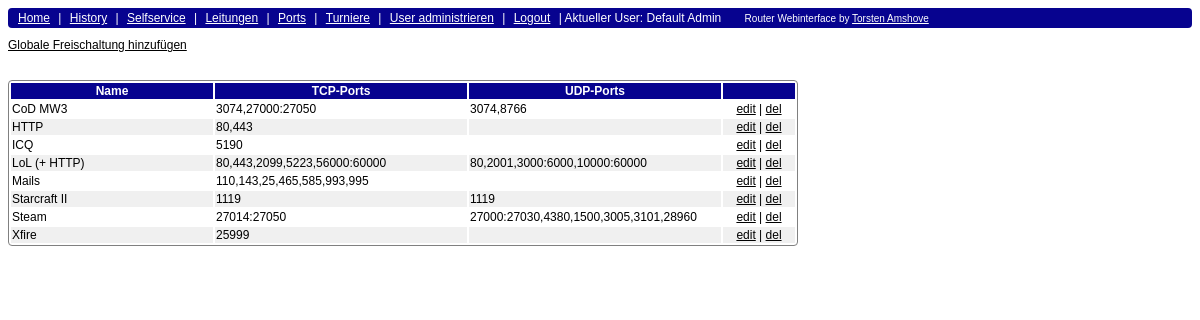
Screenshot of /webinterface/index.php?page=ports (signed in) with the database file from the repository.
### tables this page shows
CREATE TABLE IF NOT EXISTS `ports` (
  `id` int(10) unsigned NOT NULL AUTO_INCREMENT,
  `name` varchar(200) NOT NULL,
  `active` tinyint(1) NOT NULL,
  `leitung` tinyint(4) NOT NULL DEFAULT '0',
  `tcp` varchar(200) NOT NULL,
  `udp` varchar(200) NOT NULL,
  PRIMARY KEY (`id`)
);

### webinterface/functions.inc.php (called while the page is built, shortened)
<?php
if(!empty($_SESSION["user_name"])) $logged_in = true;
else $logged_in = false;
?>

### webinterface/ports.php (the view, shortened to what this page needs)
<?php
if($_SESSION["ad_level"] >= 4){
echo "<a href='#' onClick='document.getElementById(\"formular\").style.display = \"block\";'>Globale Freischaltung hinzuf&uuml;gen</a><br>";
echo "<br><br>";
echo "<table class='hover_row'>
  <tr>
    <th width='200'>Name</th>
    <th width='250'>TCP-Ports</th>
    <th width='250'>UDP-Ports</th>
    <th width='70'>&nbsp;</th>
  </tr>";
$i=0;
$query = mysql_query("SELECT * FROM ports ORDER BY name");
while($row = mysql_fetch_assoc($query)){
  if(($i % 2) > 0) $class = "class='odd_row'";
  else $class = "";
  echo "<tr $class>
    <td>".$row["name"]."</td>
    <td>".$row["tcp"]."</td>
    <td>".$row["udp"]."</td>
    <td align='center'><a href='index.php?page=ports&cmd=edit&id=".$row["id"]."'>edit</a> | <a href='index.php?page=ports&cmd=del&id=".$row["id"]."' onClick='return confirm(\"Ports wirklich l&ouml;schen?\");'>del</a></td>
  </tr>";
  $i++;
}
echo "</table>";
}
?>

### webinterface/index.php (shortened to what this page needs)
<?php
require("functions.inc.php");
?>
<!DOCTYPE html PUBLIC "-//W3C//DTD XHTML 1.0 Transitional//EN"
 "http://www.w3.org/TR/xhtml1/DTD/xhtml1-transitional.dtd">
<html xmlns="http://www.w3.org/1999/xhtml" xml:lang="de" lang="de" dir="ltr">
<head>
  <link rel="stylesheet" type="text/css" href="style.css" />
</head>
<body>
<?php
if(!$logged_in){
  echo "<form action='index.php' method='POST'>
  <table>
    <tr>
      <th colspan='2'>Login</th>
    </tr>
    <tr>
      <td width='60'>Login:</td>
      <td><input type='text' name='login'></td>
    </tr>
    <tr>
      <td>Pw:</td>
      <td><input type='password' name='pw'></td>
    </tr>
    <tr>
      <td colspan='2' align='center'><input type='submit' name='submit_login' value='login'></td>
    </tr>
  </table>
  </form>";
}else{
  echo "<div class='navi'><a class='navi' href='index.php'>Home</a>";
  echo " | <a class='navi' href='index.php?page=history'>History</a>";
  echo " | <a class='navi' href='index.php?page=selfservice'>Selfservice</a>";
  echo " | <a class='navi' href='index.php?page=leitungen'>Leitungen</a>";
  if($_SESSION["ad_level"] >= 4) echo " | <a class='navi' href='index.php?page=ports'>Ports</a>";
  if($_SESSION["ad_level"] >= 4) echo " | <a class='navi' href='index.php?page=turniere'>Turniere</a>";
  if($_SESSION["ad_level"] >= 5) echo " | <a class='navi' href='index.php?page=user'>User administrieren</a>";
  echo " | <a class='navi' href='index.php?logout=true'>Logout</a>";
  echo " | Aktueller User: ".$_SESSION["user_name"];
  echo "&nbsp;&nbsp;&nbsp;&nbsp;&nbsp;&nbsp; <font style='font-size: 10px'>Router Webinterface by <a style='color:#FFFFFF; font-size: 10px;' href='http://www.amshove.net/' target='_blank'>Torsten Amshove</a></font>";
  echo "</div>";
  switch($_GET["page"]){
    case "ports": include("ports.php"); break;
  }
}
?>
</body>
</html>

### webinterface/style.css (style rules this page uses)
* { font-family: Arial, verdana, sans-serif; font-size: 12px; }
a { color: #000000; }
table { border: 1px solid gray; -moz-border-radius: 4px; -webkit-border-radius: 4px; border-radius: 4px; }
th { background-color: #07038F; color: #FFFFFF; }
.navi { background-color: #07038F; color: #FFFFFF; padding: 3px 5px; margin-bottom: 10px; -moz-border-radius: 4px; -webkit-border-radius: 4px; border-radius: 4px; }
.odd_row { background-color: #F0F0F0; }

### rows the page displays
ports: name "CoD MW3", tcp "3074,27000:27050", udp "3074,8766"
ports: name "HTTP", tcp "80,443"
ports: name "ICQ", tcp "5190"
ports: name "LoL (+ HTTP)", tcp "80,443,2099,5223,56000:60000", udp "80,2001,3000:6000,10000:60000"
ports: name "Mails", tcp "110,143,25,465,585,993,995"
ports: name "Starcraft II", tcp "1119", udp "1119"
ports: name "Steam", tcp "27014:27050", udp "27000:27030,4380,1500,3005,3101,28960"
ports: name "Xfire", tcp "25999"

### other values shown
$_SESSION["user_name"] "Default Admin"
